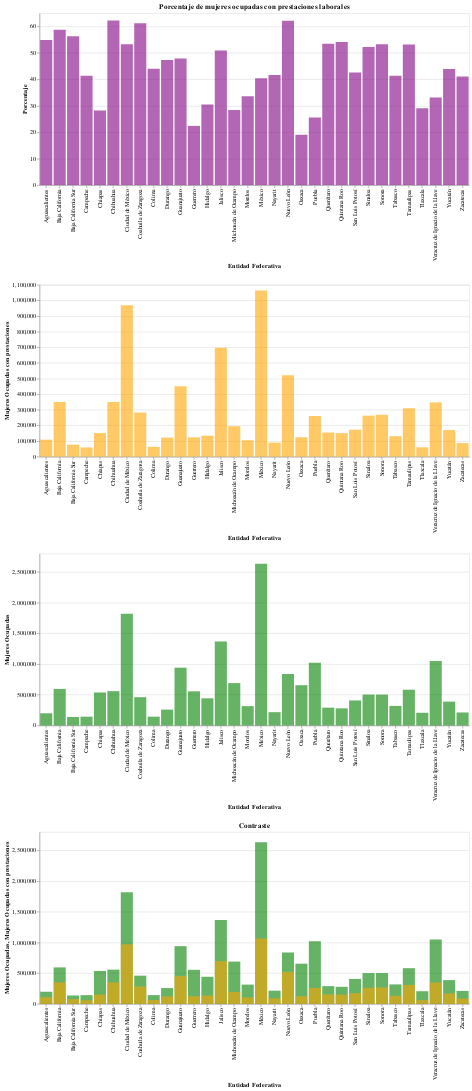

The notebook cell saved with this chart:
### Markdown cell above
>Afortunadamente existe un aumento en las entidades con mejores oportunidades de prestaciones laborales, aunque en Oaxaca, el que posee peor puntuación, las oportunidades están por debajo del promedio.

### Code cell
# Gráfica contrastante
datos3 = prestaciones.query('entidad_federativa != "Estados Unidos Mexicanos"')
titulo_grafico = "Porcentaje de mujeres ocupadas con prestaciones laborales"
grafP=alt.Chart(datos3).mark_bar(color = 'purple', fillOpacity=.6).encode(
    x = alt.X("entidad_federativa:N", title="Entidad Federativa"),
    y = alt.Y("mean(porcentaje):Q", title = "Porcentaje")
).properties(
    title = titulo_grafico,
    width = 750,
    height = 300
)

grafT = alt.Chart(datos3).mark_bar(color = 'green', fillOpacity=.6).encode(
    x = alt.X("entidad_federativa:N",  title="Entidad Federativa"),
    y = alt.Y("mean(ocupada_total):Q",  title="Mujeres Ocupadas")
).properties(
    width = 750,
    height = 300
)

grafR = alt.Chart(datos3).mark_bar(color = 'orange', fillOpacity=.6).encode(
    x = alt.X("entidad_federativa:N",  title="Entidad Federativa"),
    y = alt.Y("mean(ocupada_prestaciones):Q",  title="Mujeres Ocupadas con prestaciones")
).properties(
    width = 750,
    height = 300
)

graficaContraste = grafT+grafR.properties(title = "Contraste")
graficaTotal = alt.vconcat(grafP, grafR, grafT)
alt.vconcat(graficaTotal, graficaContraste)

### Figure 1 — Vega-Lite specification as saved in the notebook (floating-point values rounded to 4 significant figures; data arrays with more than 128 entries replaced by an {"elided": "..."} marker saying what was removed)
{"config": {"view": {"continuousWidth": 400, "continuousHeight": 300}}, "vconcat": [{"vconcat": [{"mark": {"type": "bar", "color": "purple", "fillOpacity": 0.6}, "encoding": {"x": {"type": "nominal", "field": "entidad_federativa", "title": "Entidad Federativa"}, "y": {"type": "quantitative", "aggregate": "mean", "field": "porcentaje", "title": "Porcentaje"}}, "height": 300, "title": "Porcentaje de mujeres ocupadas con prestaciones laborales", "width": 750}, {"mark": {"type": "bar", "color": "orange", "fillOpacity": 0.6}, "encoding": {"x": {"type": "nominal", "field": "entidad_federativa", "title": "Entidad Federativa"}, "y": {"type": "quantitative", "aggregate": "mean", "field": "ocupada_prestaciones", "title": "Mujeres Ocupadas con prestaciones"}}, "height": 300, "width": 750}, {"mark": {"type": "bar", "color": "green", "fillOpacity": 0.6}, "encoding": {"x": {"type": "nominal", "field": "entidad_federativa", "title": "Entidad Federativa"}, "y": {"type": "quantitative", "aggregate": "mean", "field": "ocupada_total", "title": "Mujeres Ocupadas"}}, "height": 300, "width": 750}]}, {"layer": [{"mark": {"type": "bar", "color": "green", "fillOpacity": 0.6}, "encoding": {"x": {"type": "nominal", "field": "entidad_federativa", "title": "Entidad Federativa"}, "y": {"type": "quantitative", "aggregate": "mean", "field": "ocupada_total", "title": "Mujeres Ocupadas"}}, "height": 300, "width": 750}, {"mark": {"type": "bar", "color": "orange", "fillOpacity": 0.6}, "encoding": {"x": {"type": "nominal", "field": "entidad_federativa", "title": "Entidad Federativa"}, "y": {"type": "quantitative", "aggregate": "mean", "field": "ocupada_prestaciones", "title": "Mujeres Ocupadas con prestaciones"}}, "height": 300, "title": "Contraste", "width": 750}]}], "data": {"name": "data-536518a048cd000f0f5ee960c4af3c17"}, "$schema": "https://vega.github.io/schema/vega-lite/v4.8.1.json", "datasets": {"data-536518a048cd000f0f5ee960c4af3c17": {"elided": "288 records"}}}
